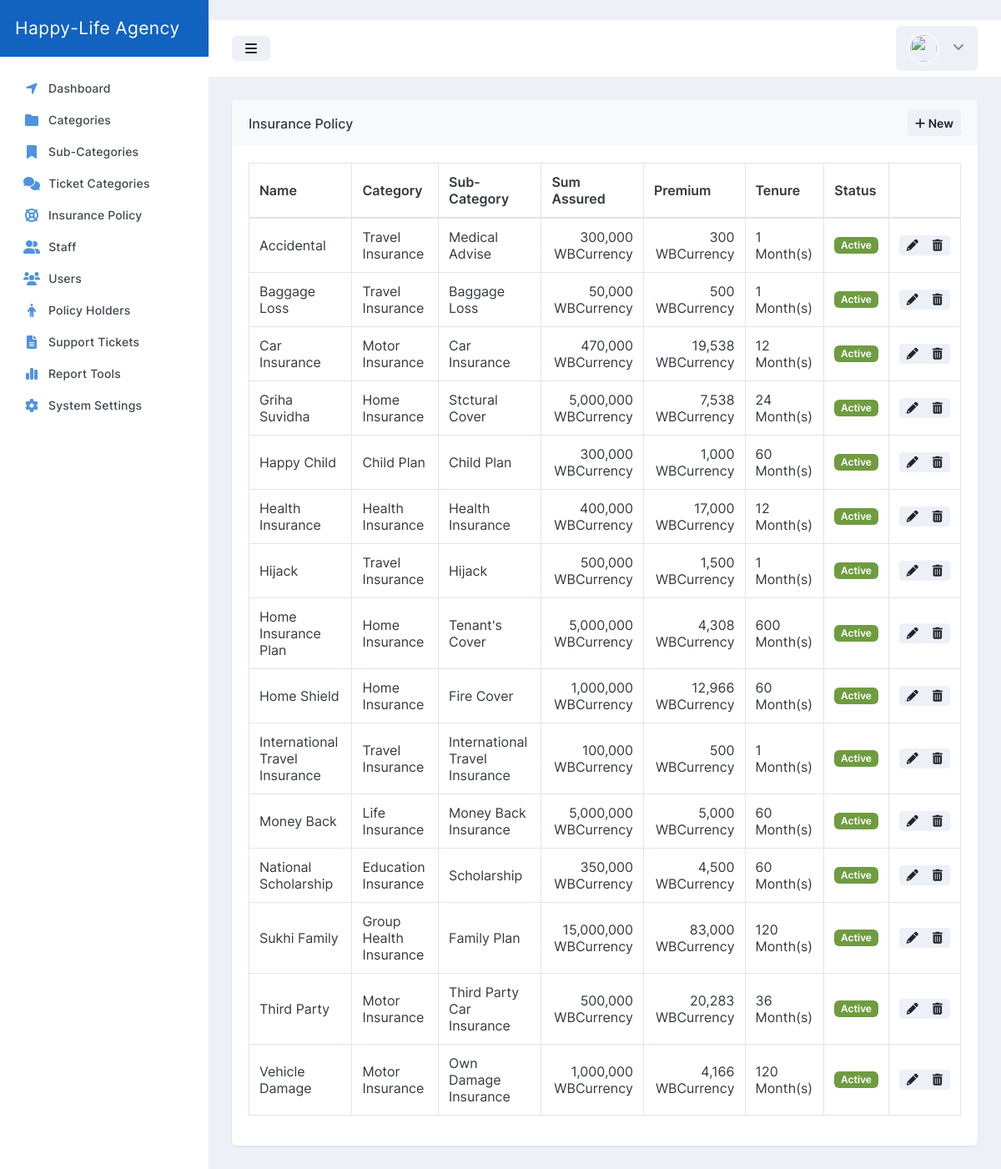
Page /Script/admin/pages/policy.php on the committed database.
### tables this page shows
CREATE TABLE `tbl_insuarance_policy` (
  `id` int(10) NOT NULL,
  `name` varchar(100) NOT NULL,
  `category` int(10) NOT NULL,
  `sub_category` int(10) NOT NULL,
  `sum_assured` double NOT NULL,
  `premium` double NOT NULL,
  `tenture` int(10) NOT NULL,
  `status` int(1) NOT NULL DEFAULT 1
);

CREATE TABLE `tbl_insuarance_category` (
  `id` int(10) NOT NULL,
  `name` varchar(100) NOT NULL,
  `status` int(1) NOT NULL DEFAULT 1
);

CREATE TABLE `tbl_insuarance_sub_category` (
  `id` int(10) NOT NULL,
  `category` int(10) NOT NULL,
  `name` varchar(100) NOT NULL,
  `status` int(1) NOT NULL DEFAULT 1
);

### Script/admin/pages/policy.php (the view, shortened to what this page needs)
<!doctype html>
<html lang="en">
<head>
    <link rel="stylesheet" id="css-main" href="assets/css/dashmix.min-5.4.css">
    <link rel="stylesheet" href="assets/js/plugins/datatables-bs5/css/dataTables.bootstrap5.min.css">
    <link rel="stylesheet" href="assets/js/plugins/datatables-buttons-bs5/css/buttons.bootstrap5.min.css">
    <link rel="stylesheet" href="assets/js/plugins/datatables-responsive-bs5/css/responsive.bootstrap5.min.css">
    <link type="text/css" rel="stylesheet" href="assets/loader/waitMe.css">
    <?php if (Theme !== "") {
        print '<link rel="stylesheet" id="css-theme" href="assets/css/themes/' . Theme . '">';
    } ?>
</head>
<body>
    <div id="page-container" class="sidebar-o <?php echo Header; ?> enable-page-overlay side-scroll <?php echo Sidebar; ?> <?php echo PageHeader; ?> <?php echo Sidebar_Min; ?> <?php echo Sidebar_Pos; ?> <?php echo Header; ?> <?php echo MainContent; ?>">
        <?php require_once('main_nav.php'); ?>
        <main id="main-container">
            <div class="content">
                <div class="block block-rounded">
                    <div class="block-header block-header-default">
                        <h3 class="block-title">
                            Insurance Policy
                        </h3>
                        <button type="button" class="btn btn-sm btn-alt-secondary js-bs-tooltip-enabled" data-bs-toggle="modal" data-bs-target="#modal-default-fadein" data-bs-keyboard="false" data-bs-backdrop="static">
                            <i class="fa fa-plus"></i> New
                        </button>
                    </div>
                    <div class="block-content block-content-full">
                        <table class="table table-bordered table-vcenter js-dataTable-buttons">
                            <thead>
                                <tr>
                                    <th>Name</th>
                                    <th>Category</th>
                                    <th>Sub-Category</th>
                                    <th>Sum Assured</th>
                                    <th>Premium</th>
                                    <th>Tenure</th>
                                    <th style="width: 5%;">Status</th>
                                    <th style="width: 5%;"></th>
                                </tr>
                            </thead>
                            <tbody>
                                <?php
                                try {
                                    $conn = new PDO('mysql:host=' . DBHost . ';dbname=' . DBName . ';charset=' . DBCharset . ';collation=' . DBCollation . ';prefix=' . DBPrefix . '', DBUser, DBPass);
                                    $conn->setAttribute(PDO::ATTR_ERRMODE, PDO::ERRMODE_EXCEPTION);
                                    $stmt = $conn->prepare("SELECT * FROM tbl_insuarance_policy LEFT JOIN tbl_insuarance_category ON tbl_insuarance_policy.category = tbl_insuarance_category.id LEFT JOIN tbl_insuarance_sub_category ON tbl_insuarance_policy.sub_category = tbl_insuarance_sub_category.id ORDER BY tbl_insuarance_policy.name");
                                    $stmt->execute();
                                    $result = $stmt->fetchAll();
                                    foreach ($result as $row) {
                                ?>
                                        <tr>
                                            <td class="">
                                                <?php echo $row[1]; ?>
                                            </td>
                                            <td class="">
                                                <?php echo $row[9]; ?>
                                            </td>
                                            <td class="">
                                                <?php echo $row[13]; ?>
                                            </td>
                                            <td class="" align="right">
                                                <?php echo number_format($row[4]); ?> <?php echo WBCurrency; ?>
                                            </td>
                                            <td class="" align="right">
                                                <?php echo number_format($row[5]); ?> <?php echo WBCurrency; ?>
                                            </td>
                                            <td class="">
                                                <?php echo $row[6]; ?> Month(s)
                                            </td>
                                            <td class=" text-center">
                                                <?php
                                                switch ($row[7]) {
                                                    case '1':
                                                ?><span class="badge bg-success">Active</span><?php
                                                        break;
                                                ?><span class="badge bg-danger">Inactive</span><?php
                                                }
                                                ?>
                                            </td>
                                            <td class="text-center">
                                                <div class="btn-group">
                                                    <button onclick="set_policy('<?php echo $row[0]; ?>','<?php echo $row[1]; ?>','<?php echo $row[2]; ?>','<?php echo $row[3]; ?>','<?php echo $row[4]; ?>','<?php echo $row[5]; ?>','<?php echo $row[6]; ?>','<?php echo $row[7]; ?>');" type="button" class="btn btn-sm btn-alt-secondary js-bs-tooltip-enabled" data-bs-toggle="modal" data-bs-target="#modal-default-fadein2" data-bs-keyboard="false" data-bs-backdrop="static">
                                                        <i class="fa fa-pencil-alt"></i>
                                                    </button>
                                                    <a class="btn btn-sm btn-alt-secondary js-bs-tooltip-enabled" onclick="return confirm('Are you sure you want to delete <?php echo $row[1]; ?> ?');" href="admin/core/drop-policy?id=<?php echo $row[0]; ?>">
                                                        <i class="fa fa-trash-can"></i>
                                                    </a>
                                                </div>
                                            </td>
                                        </tr>
                                <?php
                                    }
                                } catch (PDOException $e) {
                                    echo "Connection failed: " . $e->getMessage();
                                }
                                ?>
                            </tbody>
                        </table>
                    </div>
                </div>
            </div>
        </main>
    </div>
</body>
</html>

### rows in the picture
tbl_insuarance_policy: name "Accidental", category.name "Travel Insurance", sub_category.name "Medical Advise", sum_assured "300,000", premium "300", tenture "1", status "Active"
tbl_insuarance_policy: name "Baggage Loss", category.name "Travel Insurance", sub_category.name "Baggage Loss", sum_assured "50,000", premium "500", tenture "1", status "Active"
tbl_insuarance_policy: name "Car Insurance", category.name "Motor Insurance", sub_category.name "Car Insurance", sum_assured "470,000", premium "19,538", tenture "12", status "Active"
tbl_insuarance_policy: name "Griha Suvidha", category.name "Home Insurance", sub_category.name "Stctural Cover", sum_assured "5,000,000", premium "7,538", tenture "24", status "Active"
tbl_insuarance_policy: name "Happy Child", category.name "Child Plan", sub_category.name "Child Plan", sum_assured "300,000", premium "1,000", tenture "60", status "Active"
tbl_insuarance_policy: name "Health Insurance", category.name "Health Insurance", sub_category.name "Health Insurance", sum_assured "400,000", premium "17,000", tenture "12", status "Active"
tbl_insuarance_policy: name "Hijack", category.name "Travel Insurance", sub_category.name "Hijack", sum_assured "500,000", premium "1,500", tenture "1", status "Active"
tbl_insuarance_policy: name "Home Insurance Plan", category.name "Home Insurance", sub_category.name "Tenant's Cover", sum_assured "5,000,000", premium "4,308", tenture "600", status "Active"
tbl_insuarance_policy: name "Home Shield", category.name "Home Insurance", sub_category.name "Fire Cover", sum_assured "1,000,000", premium "12,966", tenture "60", status "Active"
tbl_insuarance_policy: name "International Travel Insurance", category.name "Travel Insurance", sub_category.name "International Travel Insurance", sum_assured "100,000", premium "500", tenture "1", status "Active"
tbl_insuarance_policy: name "Money Back", category.name "Life Insurance", sub_category.name "Money Back Insurance", sum_assured "5,000,000", premium "5,000", tenture "60", status "Active"
tbl_insuarance_policy: name "National Scholarship", category.name "Education Insurance", sub_category.name "Scholarship", sum_assured "350,000", premium "4,500", tenture "60", status "Active"
tbl_insuarance_policy: name "Sukhi Family", category.name "Group Health Insurance", sub_category.name "Family Plan", sum_assured "15,000,000", premium "83,000", tenture "120", status "Active"
tbl_insuarance_policy: name "Third Party", category.name "Motor Insurance", sub_category.name "Third Party Car Insurance", sum_assured "500,000", premium "20,283", tenture "36", status "Active"
tbl_insuarance_policy: name "Vehicle Damage", category.name "Motor Insurance", sub_category.name "Own Damage Insurance", sum_assured "1,000,000", premium "4,166", tenture "120", status "Active"
